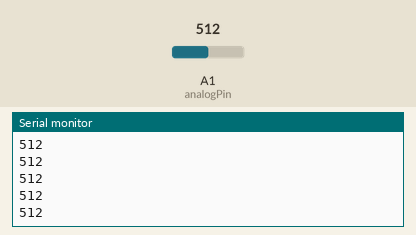
Bench run of a sketch on a simulated Arduino Uno, built with avr-gcc and run on an emulated ATmega328P. Shown: the last lines printed to the serial monitor. The test bench sets the inputs (shaded band); at power-on: A1 (analogPin) = 512.

Above: at 1.2 s.
1.3 s: A1 (analogPin) set to 716
At 2.1 s:
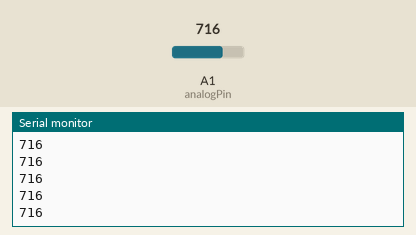
2.8 s: A1 (analogPin) set to 900
At 3.3 s:
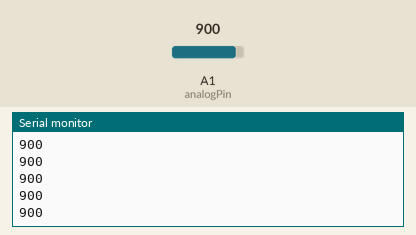
Timing chart, 0 to 5.8 s (numbered marks = the images above; inputs shaded):
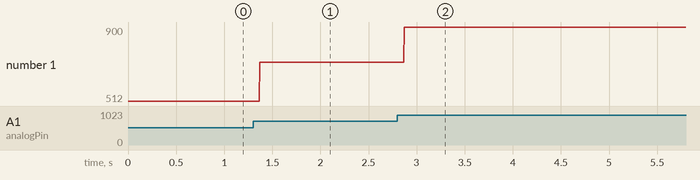

The sketch:

ReadingAnalogSignal.ino.ino
```cpp
int analogPin = A1;
int sensorVal = 0;

void setup() {
  Serial.begin(9600);
}

void loop() {
  sensorVal = analogRead(analogPin);
  Serial.println(sensorVal);

}
```

Measured:
- after the input at 1.3 s, the serial monitor: prints a new line after 0.07 s (image 1)
- after the input at 2.8 s, the serial monitor: prints a new line after 0.07 s (image 2)
- plotted number 1: 512 → 716 after the input at 1.3 s, 716 → 900 after the input at 2.8 s
